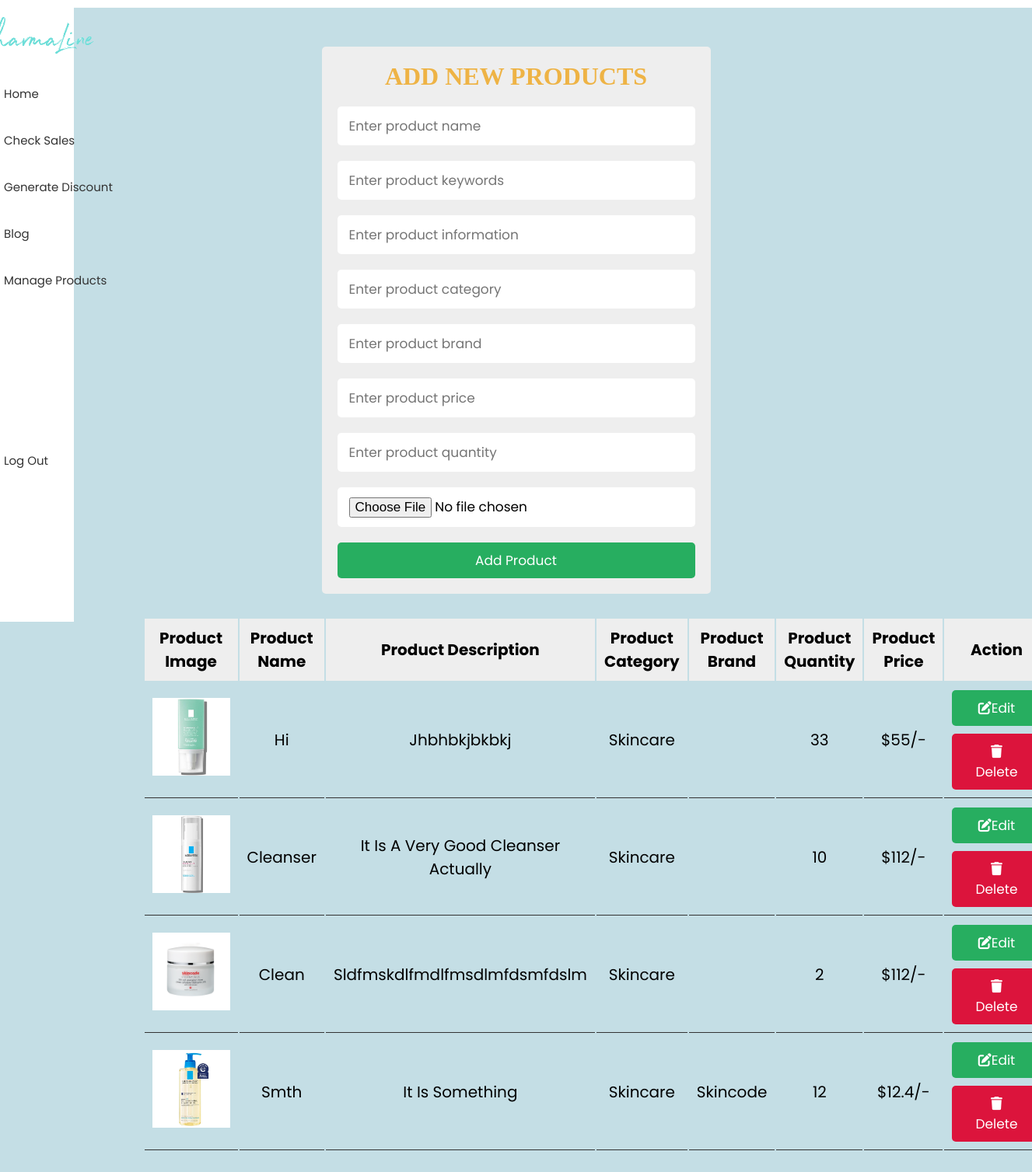
Screenshot of /manageProducts.php with the database file from the repository.
### tables this page shows
CREATE TABLE `products` (
  `product_id` int(100) NOT NULL,
  `product_name` varchar(100) NOT NULL,
  `product_keyword` varchar(255) NOT NULL,
  `description` varchar(500) NOT NULL,
  `price` varchar(2225) NOT NULL,
  `quantity` int(11) NOT NULL,
  `image` varchar(100) NOT NULL,
  `category` varchar(224) NOT NULL,
  `brand` varchar(225) NOT NULL
);

### manageProducts.php (the view, shortened to what this page needs)
<?php
@include 'users/config.php';
?>
<!DOCTYPE html>
<html lang="en">
<head>
    <link rel="stylesheet" type="text/css" href="assets/css/styleManageProducts.css">
</head>
<body>
  <div class="sidebar">
    <div class="icon-container">
      <div class="logo-sidebar">
        <img src="image/Logo.png" alt="Logo" class="logo">
      </div>
      <div class="total-icons">
      <div class="icon" id="Home">
      <i class="fa-solid fa-house" style="color: #21324f;"></i>
        </div>
      <div class="icon" id="Check-sales">
        <i class="fa-solid fa-check-to-slot" style="color: #19263e;"></i>
        </div>
        <div class="icon" id="Generate-discount">
        <i class="fa-solid fa-tags" style="color: #0c182c;"></i>
        </div>
        <div class="icon" id="Blog">
          <img src="image/logoIcon.png" alt="Blog Icon">
        </div>
        <div class="icon" id="Manage Products">
        <a href="manageProducts.php">
        <i class="fa-solid fa-list-check" style="color: #25395b;"></i>
          <span class="icon-name">Manage Products</span></a>
        </div>
        <div class="icon" id="Log-out">
          <a href="users/logout.php">
          <i class="fa-solid fa-right-from-bracket" style="color: #222d3f;"></i>
          <span class="icon-name">Log Out</span></a>
        </div>
        </div>
    </div>
  </div>
<div class="products">
  <div class="body-content">
    <div class="product-form-container">
      <form action="manageProducts.php" method="post" enctype="multipart/form-data">
        <h3>Add new products</h3>
        <input type="text" name="product_name" id="product_name" placeholder="Enter product name" class="box">
        <input type="text" name="product_keyword" id="product_keyword" placeholder="Enter product keywords" class="box">
        <input type="text" name="product_info" id="product_info" placeholder="Enter product information" class="box">
        <input type="text" name="category" id="category" placeholder="Enter product category" class="box">
        <input type="text" name="brand" id="brand" placeholder="Enter product brand" class="box">
        <input type="text" name="product_price" id="product_price" placeholder="Enter product price" class="box">
        <input type="number" name="product_quantity" id="product_quantity" placeholder="Enter product quantity" class="box">
        <input type="file" accept="image/png, image/jpeg, image/jpg" name="product_image" class="box">
         <input type="submit" class="btn" name="add_product" value="add product">
      </form>
   </div>
   <?php
   $select = mysqli_query($conn, "SELECT * FROM products");
   ?>
   <div class="product-display">
      <table class="product-display-table">
         <thead>
         <tr>
            <th>product image</th>
            <th>product name</th>
            <th>product description</th>
            <th>product category</th>
            <th>product brand</th>
            <th>product quantity</th>
            <th>product price</th>
            <th>action</th>
         </tr>
         </thead>
         <?php while($row = mysqli_fetch_assoc($select)){ ?>
         <tr>
            <td><img src="image/<?php echo $row['image']; ?>" height="100" alt=""></td>
            <td><?php echo $row['product_name']; ?></td>
            <td><?php echo $row['description']; ?></td>
            <td><?php echo $row['category']; ?></td>
            <td><?php echo $row['brand']; ?></td>
            <td><?php echo $row['quantity']; ?></td>
            <td>$<?php echo $row['price']; ?>/-</td>
            <td>
              <a href="productUpdate.php?edit=<?php echo $row['product_id']; ?>" class="btn"><i class="fas fa-edit"></i>edit</a>
              <a href="manageProducts.php?delete=<?php echo $row['product_id']; ?>" class="btn"> <i class="fas fa-trash"></i>delete </a>
            </td>
         </tr>
      <?php } ?>
      </table>
   </div>
 </div>
</div>
</body>
</html>

### assets/css/styleManageProducts.css (style rules this page uses)
:root { --green:#27ae60; --black:#333; --white:#fff; --bg-color:#eee; --box-shadow:0 .5rem 1rem rgba(0,0,0,.1); --border:.1rem solid var(--black); }
* { font-family: 'Poppins', sans-serif; margin:0; padding:0; box-sizing: border-box; outline: none; border:none; text-decoration: none; text-transform: capitalize; }
html { font-size: 62.5%; overflow-x: hidden; }
.logo { width: 60px; height: auto; margin-left: 10px; }
.btn { display: block; width: 100%; cursor: pointer; border-radius: .5rem; margin-top: 1rem; font-size: 1.7rem; padding:1rem 3rem; background: var(--green); color:var(--white); text-align: center; }
.products { margin-top: 10px; padding: 30px; text-align: center; box-shadow: 0 2px 4px rgba(0, 0, 0, 0.1); background-color: transparent; min-height: calc(100vh - 60px); background-color: #c4dee5; }
.body-content { max-width: 1200px; padding:2rem; margin:0 auto; }
.product-form-container form { max-width: 50rem; margin:0 auto; padding:2rem; border-radius: .5rem; background: var(--bg-color); border-color: orange; }
.product-form-container form h3 { text-transform: uppercase; color: rgb(238, 179, 69); margin-bottom: 1rem; text-align: center; font-size: 32px; font-family: 'American Typewriter', serif; }
.product-form-container form .box { width: 100%; border-radius: .5rem; padding:1.2rem 1.5rem; font-size: 1.7rem; margin:1rem 0; background: var(--white); text-transform: none; }
.product-display { margin:3rem 0; margin-left: 100px; }
.product-display .product-display-table { width: 100%; text-align: center; font-family: 'Palatino, URW Palladio L', serif; }
.product-display .product-display-table thead { background: var(--bg-color); }
.product-display .product-display-table th { padding:1rem; font-size: 2rem; }
.product-display .product-display-table td { padding:1rem; font-size: 2rem; border-bottom: var(--border); }
.product-display .product-display-table .btn:first-child { margin-top: 0; }
.product-display .product-display-table .btn:last-child { background: crimson; }
.sidebar { position: fixed; top: 0; left: 0; width: 95px; height: 100vh; background-color: #ffffff; transition: width 0.3s; z-index: 999; }
.icon-container { display: flex; flex-direction: column; align-items: center; justify-content: flex-start; height: 100%; padding-top: 20px; }
.icon { width: 40px; height: 40px; background-color: #c0cfcf; border-radius: 50%; margin-bottom: 20px; display: flex; align-items: center; justify-content: center; cursor: pointer; transition: background-color 0.3s; position: relative; }
.icon i { color: #fff; font-size: 20px; }
.logo-sidebar { width: 60px; height: 60px; margin-bottom: 50px; }
.total-icons #Log-out { margin-top: 192px; }
#Blog img { max-width: 100%; max-height: 100%; }

### rows the page displays
products: image (picture), product_name "Hi", description "Jhbhbkjbkbkj", category "Skincare", quantity "33", price "55"
products: image (picture), product_name "Cleanser", description "It Is A Very Good Cleanser Actually", category "Skincare", quantity "10", price "112"
products: image (picture), product_name "Clean", description "Sldfmskdlfmdlfmsdlmfdsmfdslm", category "Skincare", quantity "2", price "112"
products: image (picture), product_name "Smth", description "It Is Something", category "Skincare", brand "Skincode", quantity "12", price "12.4"
